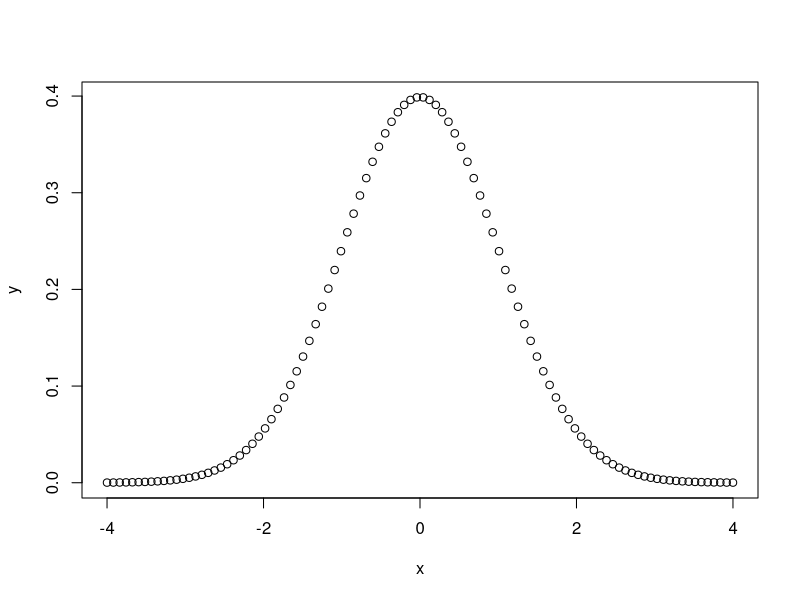
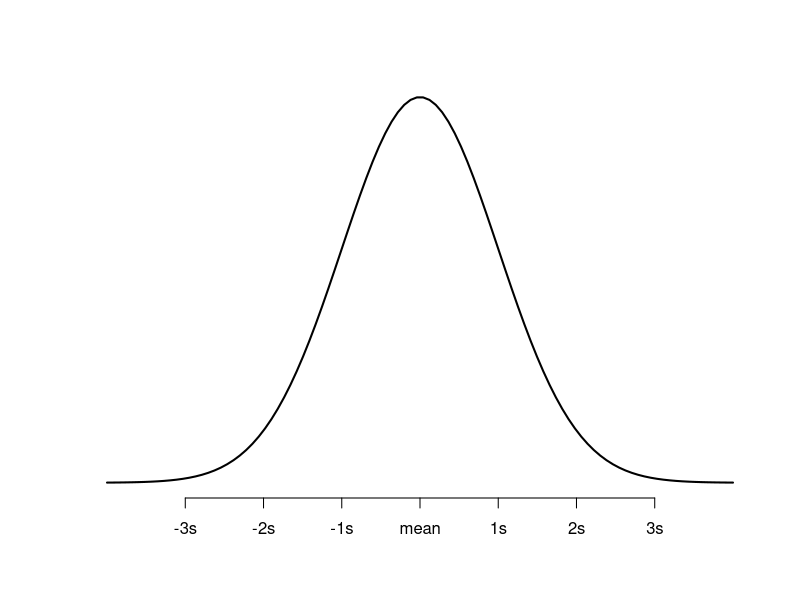
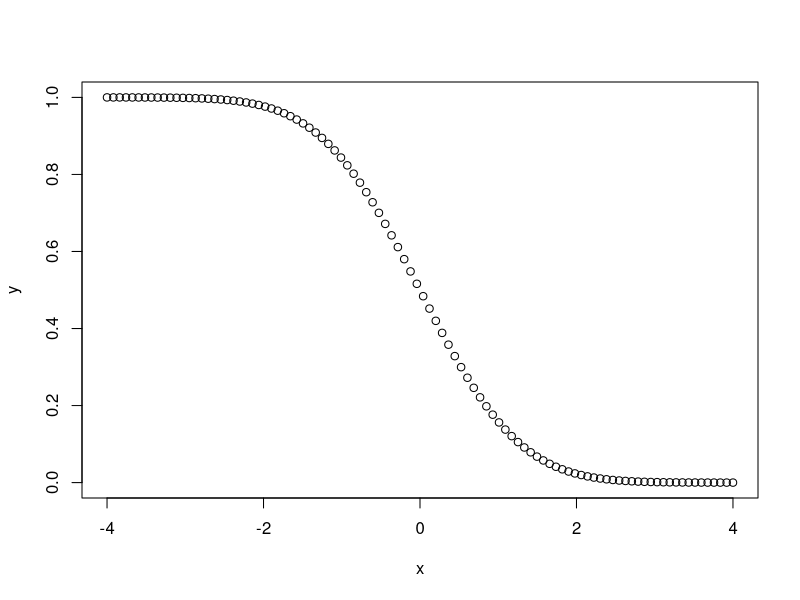
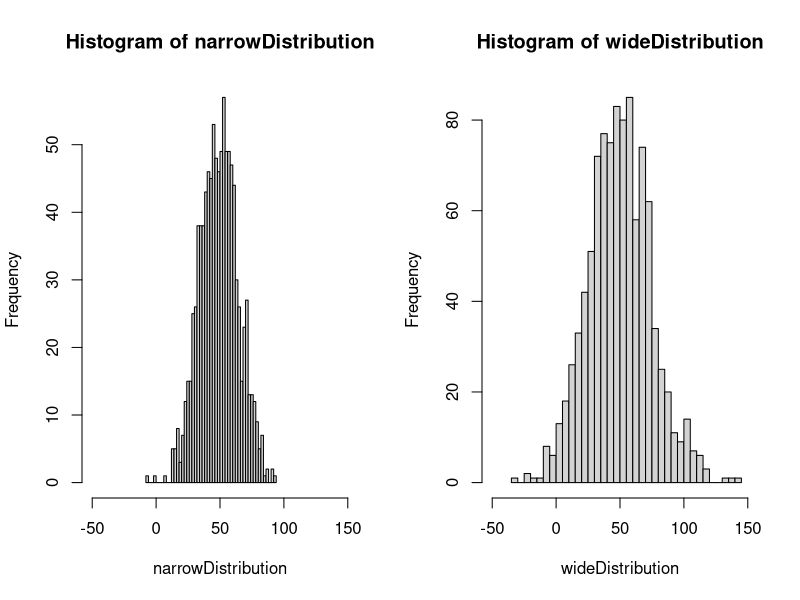

Write the R code that produced these figures, in order.
# NORMAL DISTRIBUTION

# DNORM 
# Returns the value of the probability density function of the normal distribution
# dnorm = (x , mean , std.)

# Define a vector
x <- seq(-4,4, length = 100)
y <- dnorm(x)

# Create a plot that shows the height of the probability distribution for each value in x
plot(x,y)

# OR
#plot x and y as a scatterplot with connected lines (type = "l") and add an x-axis with custom labels
plot(x,y, type = "l", lwd = 2, axes = FALSE, xlab = "", ylab = "")
axis(1, at = -3:3, labels = c("-3s", "-2s", "-1s", "mean", "1s", "2s", "3s"))

######################################################################################################

# PNORM
# Return the value of cumulative cumulative density function of the normal distribution.
x <- seq(-4,4, length = 100)
y <- pnorm(x, lower.tail = FALSE)
plot(x,y)

# Example 1: Suppose the height of males at a certain school is normally distributed with a 
#             mean of ??=70 inches and a standard deviation of ?? = 2 inches. Approximately 
#             what percentage of males at this school are taller than 74 inches?

# find percentage of males that are taller than 74 inches in a population with mean = 70 and sd = 2
pnorm(74,mean = 70, sd =2, lower.tail = FALSE)



# Example 2:  Suppose the weight of a certain species of otters is normally distributed with a 
#             mean of ??=30 lbs  and a standard deviation of ?? = 5 lbs. Approximately what percentage 
#             of this species of otters weight less than 22 lbs?
pnorm(22, mean = 30, sd =5)



# Example 3:  Suppose the height of plants in a certain region is normally distributed with 
#             a mean of ??=13 inches  and a standard deviation of ?? = 2 inches. Approximately what 
#             percentage of plants in this region are between 10 and 14 inches tall?

# lower than 10 inches tall plants
pnorm(10, mean = 13, sd = 2)

# lower than 14 inches tall plants
pnorm(14, mean = 13, sd =2)

# Probability between 14 inches and 10 inches plants
pnorm(14, mean = 13, sd =2) - pnorm(10, mean = 13, sd = 2)




# Example 4: The height of plants in a certain garden are normally distributed with a 
#             mean of 41.9 inches and a standard deviation of 5.3 inches.
#             Use the Empirical Rule to estimate what percentage of plants are less 
#             than 26.0 inches tall.
pnorm(26, mean = 41.9, sd = 5.3) # 26.0 is located three standard deviations below the 3 sd of the mean (<0.15%)
# 99.8% of data values falls within 3 sd of mean :
# Since it's normal distribution we know that 99.7% of the data between mean and 3 sd of mean
34 + 13.5 + 2.35 # makes 49.85

# 50% of data values fall above the mean in a normal distribution, a total of 50% + 49.85% = 99.85% of values fall above 26.0. 
# This means that 100% - 99.85% = 0.15% of values fall below 26.0.
# Thus, 0.15% of plants are less than 26.0 inches tall.



# Example 5: The height of plants in a certain garden are normally distributed with a mean of 30.9 inches and a standard deviation 
#            of 5.5 inches.
#            Use the Empirical Rule to estimate what percentage of plants are between 19.9 and 41.9 inches tall.
pnorm(19.9, mean = 30.9, sd = 5.5) # makes 0.02275013 which is 2.2% 
# on the left side of the mean (less than mean)
pnorm(41.9, mean = 30.9, sd = 5.5) # makes 0.9772499 which is 97.7% 
# on the right side of the  (more than mean)
0.9772499 - 0.02275013 # 0.9544998 which is 95% of the data is between 19.9 and 41.9


# Example 6: The height of plants in a certain garden are normally distributed with a mean of 37.7 inches and a standard deviation 
#            of 3.5 inches.
#            Use the Empirical Rule to estimate what percentage of plants are less than 48.2 inches tall.
pnorm(48.2, mean = 37.7, sd = 3.5) # 99.8% of the data is less than 48.2 inches



# Example 7: The height of plants in a certain garden are normally distributed with a mean of 49.4 inches and a standard deviation 
#            of 5.8 inches.
#            Use the Empirical Rule to estimate what percentage of plants are between 37.8 and 61.0 inches tall.
pnorm(37.8, mean = 49.4, sd = 5.8)
pnorm(61, mean = 49.4, sd = 5.8)

pnorm(61, mean = 49.4, sd = 5.8) - pnorm(37.8, mean = 49.4, sd = 5.8) # 95% of data 

##########################################################################################################################

# QNORM
# Returns the value of the inverse cumulative density function of the normal distrubition.

# Simply use qnorm to find out what the z-score of the pTH quartile of the normal distrubition.
# Example: z-score of 99th quartile of the standard normal distribution.
qnorm(0.99)  # mean = o , sd = 1 by default

# Example: Z-score of the 95th quantile of the standard normal distribution 
qnorm(0.95)

# Example: Z-score of the 10th quantile of the standard normal distribution 
qnorm(0.10)

########################################################################################################################

# RNORM
# Generates a vector of normally distributed random variables given:
#       p = vector length
#       a = population
#       mean
#       standard deviation

# Example 1: Genrate a vector of 5 normally distributed randam variables with;
#            mean = 10, sd = 2.

five <- rnorm(5, mean = 10, sd = 1)


# Example 2: Generate a vector of 1000 normally distributed random variables with mean=50 and sd=5
narrowDistribution <- rnorm(1000, mean = 50, sd = 15)

# Example 3: Generate a vector of 1000 normally distributed random variables with mean=50 and sd=25
wideDistribution <- rnorm(1000, mean = 50, sd = 25)

# Create a histogram view
par(mfrow = c(1,2))  # 1 row, 2 columns
hist(narrowDistribution, breaks = 50, xlim = c(-50, 150))
hist(wideDistribution, breaks = 50, xlim = c(-50, 150))




